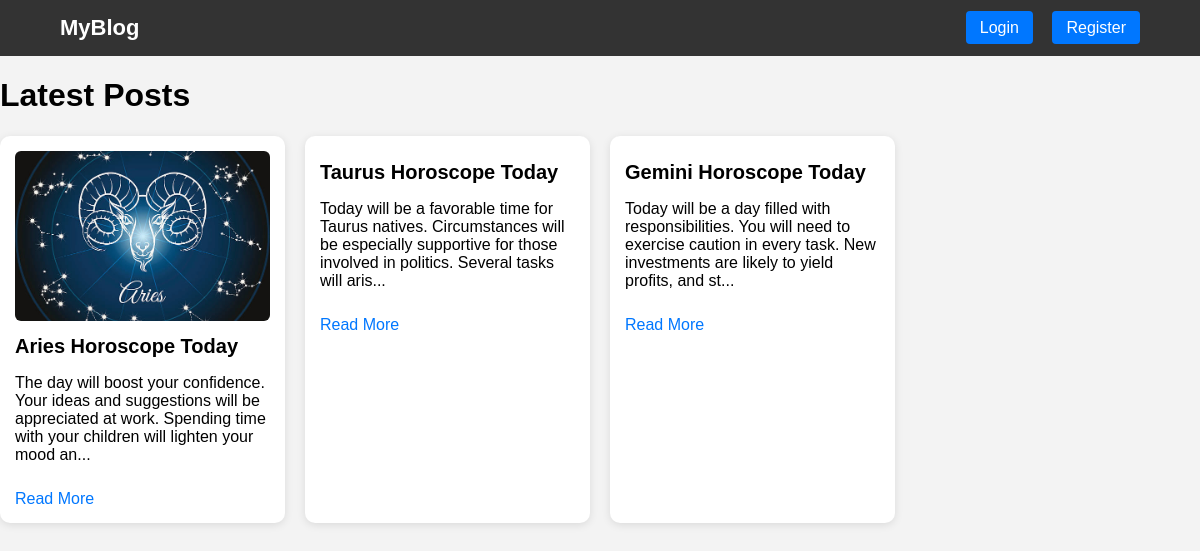
The page / on the database its author committed.
### myapp/models.py (models this page shows, shortened)
class Post(models.Model):
    title = models.CharField(max_length=200)                   # --> Title of the Post
    slug = models.SlugField(unique=True, blank=True)           # --> Slug if requied
    content = models.TextField()                               # --> Content
    author = models.ForeignKey(User, on_delete=models.CASCADE) # --> Author on user created
    created_at = models.DateTimeField(auto_now_add=True)       # --> Created Time
    image = models.ImageField(upload_to='images/', blank=True, null=True)

### myapp/views.py (the view)
# urls.py: path('', views.home_view, name='home'),
def home_view(request):
    posts = Post.objects.all().order_by('created_at')
    return render(request, 'home.html', {'posts': posts})

### myapp/templates/home.html (shortened to what this page needs)
{% extends 'base.html' %}
{% block content %}
<h1 class="page-title">Latest Posts</h1>
<div class="post-list">
    {% for post in posts %}
    <div class="post-card">
        {% if post.image %}
            <img src="{{ post.image.url }}" class="post-image">
        {% endif %}
        <h2 class="post-title">{{ post.title }}</h2>
        <p class="post-snippet">
            {{ post.content|slice:":150" }}...
        </p>
        <a href="{% url 'details' post.slug %}" class="read-more">Read More</a>
    </div>
    {% empty %}
        <p>No posts found.</p>
    {% endfor %}
</div>
{% endblock %}

### myapp/templates/base.html (shortened to what this page needs)
<!DOCTYPE html>
<html lang="en">
<head>
    {% load static %}
    <link rel="stylesheet" href="{% static 'css/style.css' %}">
</head>
<body>
    <nav class="navbar">
        <div class="container">
            <a href="/" class="logo">MyBlog</a>
            <div class="menu">
                {% if request.user.is_authenticated %}
                    <a href="{% url 'create_post' %}" class="btn">Create Post</a>
                    <a href="{% url 'logout' %}" class="logout">Logout</a>
                {% else %}
                    <a href="{% url 'login' %}" class="btn">Login</a>
                    <a href="{% url 'register' %}" class="btn">Register</a>
                {% endif %}
            </div>
        </div>
    </nav>
    <main class="container">
        {% block content %}{% endblock %}
    </main>
</body>
</html>

### myapp/static/css/style.css (style rules this page uses)
body { margin: 0; font-family: Arial, sans-serif; background: #f3f3f3; }
.navbar { background: #333; padding: 15px 0; }
.navbar .logo { color: #fff; font-size: 22px; text-decoration: none; font-weight: bold; }
.navbar .container { width: 90%; margin: auto; display: flex; justify-content: space-between; align-items: center; }
.navbar .menu a { color: white; margin-left: 15px; text-decoration: none; }
.btn { background: #0077ff; padding: 8px 14px; border-radius: 4px; color: white !important; }
.post-list { display: grid; grid-template-columns: repeat(auto-fill, minmax(260px, 1fr)); gap: 20px; }
.post-card { background: white; padding: 15px; border-radius: 10px; box-shadow: 0 2px 8px rgba(0,0,0,0.1); }
.post-image { width: 100%; max-height: 170px; object-fit: cover; border-radius: 6px; }
.post-title { font-size: 20px; margin-top: 10px; }
.read-more { display: inline-block; margin-top: 10px; color: #0077ff; text-decoration: none; }

### rows shown on the page
Post: image (picture), title "Aries Horoscope Today", content "The day will boost your confidence. Your ideas and suggestions will be appreciated at work. Spending time with your children will lighten your mood an"
Post: title "Taurus Horoscope Today", content "Today will be a favorable time for Taurus natives. Circumstances will be especially supportive for those involved in politics. Several tasks will aris"
Post: title "Gemini Horoscope Today", content "Today will be a day filled with responsibilities. You will need to exercise caution in every task. New investments are likely to yield profits, and st"
